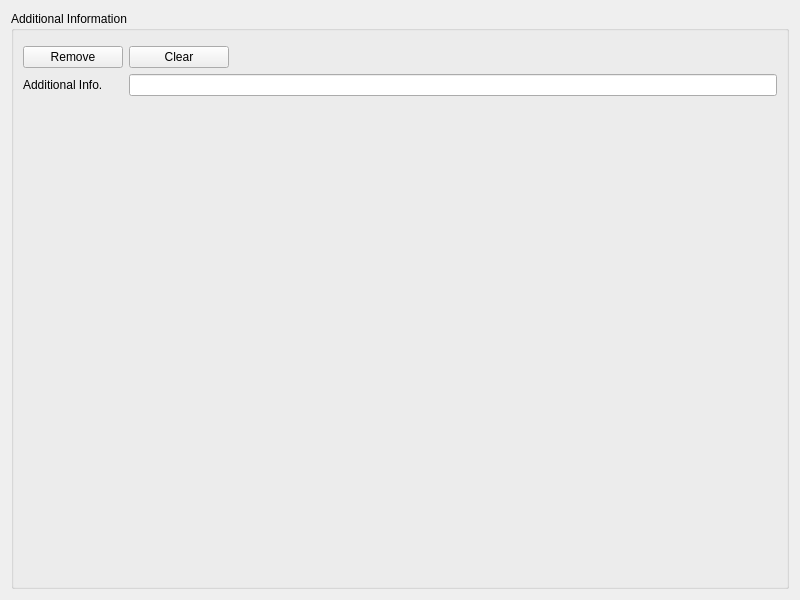
<?xml version="1.0" encoding="UTF-8"?>
<ui version="4.0">
 <class>additional_info</class>
 <widget class="QWidget" name="additional_info">
  <property name="geometry">
   <rect>
    <x>0</x>
    <y>0</y>
    <width>800</width>
    <height>600</height>
   </rect>
  </property>
  <property name="minimumSize">
   <size>
    <width>400</width>
    <height>100</height>
   </size>
  </property>
  <property name="windowTitle">
   <string>ResumeBuilder</string>
  </property>
  <layout class="QGridLayout" name="gridLayout_2">
   <item row="0" column="0">
    <layout class="QGridLayout" name="gridLayout">
     <item row="0" column="0">
      <widget class="QGroupBox" name="groupBox">
       <property name="minimumSize">
        <size>
         <width>400</width>
         <height>100</height>
        </size>
       </property>
       <property name="maximumSize">
        <size>
         <width>16777215</width>
         <height>16777215</height>
        </size>
       </property>
       <property name="title">
        <string>Additional Information</string>
       </property>
       <layout class="QFormLayout" name="formLayout_2">
        <item row="0" column="0">
         <layout class="QFormLayout" name="formLayout"/>
        </item>
        <item row="1" column="0">
         <widget class="QPushButton" name="pushButton">
          <property name="minimumSize">
           <size>
            <width>100</width>
            <height>0</height>
           </size>
          </property>
          <property name="maximumSize">
           <size>
            <width>100</width>
            <height>16777215</height>
           </size>
          </property>
          <property name="text">
           <string>Remove</string>
          </property>
         </widget>
        </item>
        <item row="1" column="1">
         <widget class="QPushButton" name="pushButton_2">
          <property name="minimumSize">
           <size>
            <width>100</width>
            <height>0</height>
           </size>
          </property>
          <property name="maximumSize">
           <size>
            <width>100</width>
            <height>16777215</height>
           </size>
          </property>
          <property name="text">
           <string>Clear</string>
          </property>
         </widget>
        </item>
        <item row="2" column="0">
         <widget class="QLabel" name="label">
          <property name="text">
           <string>Additional Info.</string>
          </property>
         </widget>
        </item>
        <item row="2" column="1">
         <widget class="QLineEdit" name="line">
          <property name="minimumSize">
           <size>
            <width>300</width>
            <height>0</height>
           </size>
          </property>
         </widget>
        </item>
       </layout>
      </widget>
     </item>
    </layout>
   </item>
  </layout>
 </widget>
 <resources/>
 <connections/>
</ui>
